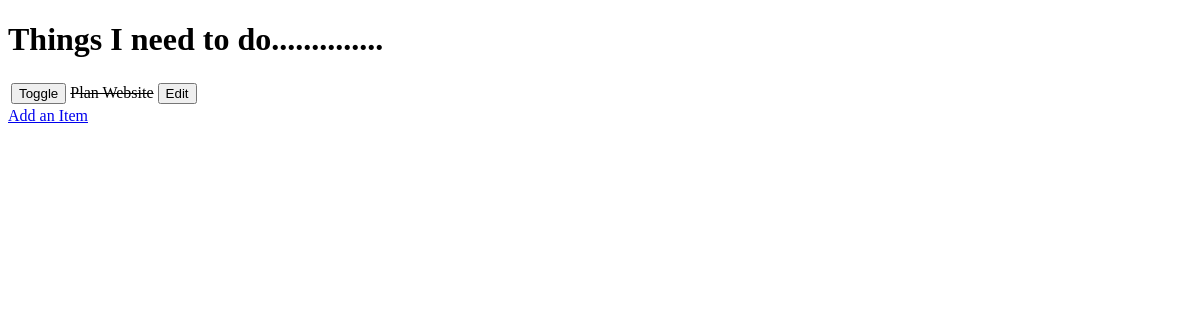
/, run on an earlier commit of the app's database.
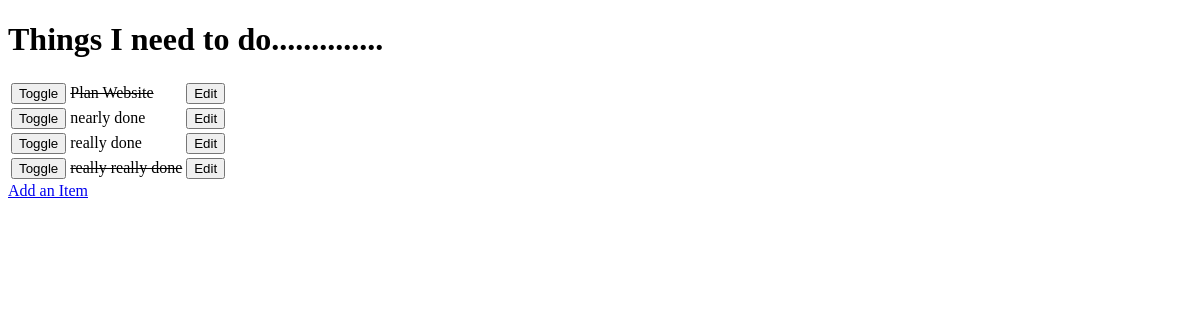
And on a later commit of the database.
### todo/models.py (models this page shows, shortened)
class Item(models.Model):
    name = models.CharField(max_length=30, blank=False)
    done = models.BooleanField(blank=False, default=False)

### todo/views.py (the view)
# urls.py: url(r'^$', get_todo_list),
def get_todo_list(request):
    results = Item.objects.all()
    return render(request, "todo_list.html", {
        'items': results
        })

### todo/templates/todo_list.html (shortened to what this page needs)
<!DOCTYPE html>
<html>
    <head>
    </head>
    <body>
        <h1>Things I need to do..............</h1>
        <table>
            {% for item in items %}
            <tr>
                <td>
                   <form method="POST" action="toggle/{{ item.id }}">
                       <input type="submit" value="Toggle">
                    </form>
                </td>
                {% if item.done %}
                <td><strike>{{ item.name }}</strike></td>
                {% else %}
                <td>{{ item.name }}</td>
                {% endif %}
                <td>
                   <form method="GET" action="edit/{{ item.id}}">
                       <input type="submit" value="Edit">
                    </form>
                </td>
            </tr>
            {% empty %}
            <p>You have nothing to do.</p>
            {% endfor %}
        </table>
        <a href="add">Add an Item</a>
    </body>
</html>

What changed in the data, as far as the page shows it:
added Item: name "nearly done"
added Item: name "really done"
added Item: name "really really done"
